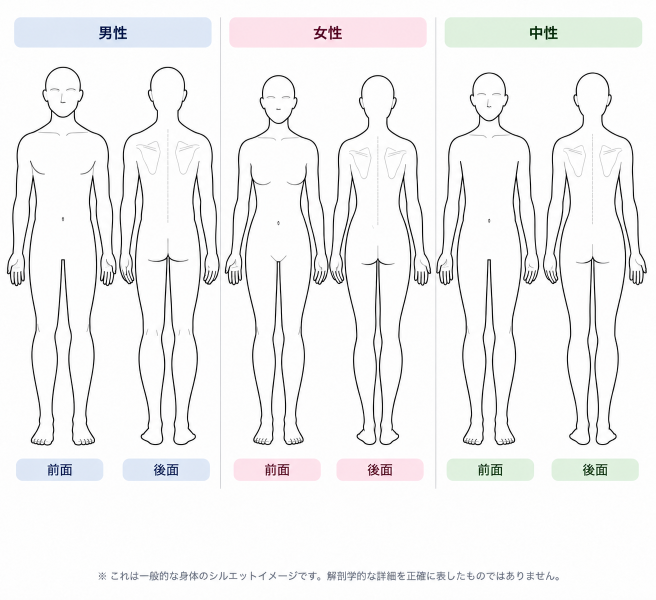
#> input picture prototype/assets/人体図_手補正.png, 1312 x 1199 px, found by its file name (shown at 1/2 size)
$ python '人体図を取り込む.py'
#> lines starting #> are read from the running program, lines starting #| are printed output that depends on the picture; after the words box and inside, x2 and y2 are one past the last pixel; in counts of white or black regions, pixels touching at a corner belong together
# -*- coding: utf-8 -*-
"""
中務さんの原画を基に手を補正したイラスト（prototype/assets/人体図_手補正.png）から、
prototype/style-sample.html に埋め込む人体図データ（FIGS）を作り直すスクリプト。

    python3 tools/人体図を取り込む.py > /tmp/figs.js

出力を style-sample.html の `var FIGS = {...};` と差し替える。
必要なもの： pip install pillow numpy

原画の前提
  - 3つのパネル（男性・女性・中性）が縦の罫線で区切られている
  - 各パネルに 前面・後面 の2体
  - 上下に色つきの見出し帯／脚注がある（y=100〜915 の範囲だけ使う）
原画を差し替えたときは PANEL_LINES と Y0/Y1 を測り直すこと。
"""
import sys, io, json, math, base64
from collections import deque
import numpy as np
from PIL import Image

SRC = 'prototype/assets/人体図_手補正.png'
Y0, Y1 = 100, 915          # 見出し帯とフッタを除いた範囲
PANEL_LINES = (440, 871)   # パネルを区切る縦罫線の x
LINE_TH = 240              # これより暗ければ「線」
NAMES = ['male_front', 'male_back', 'female_front', 'female_back',
         'neutral_front', 'neutral_back']
sys.setrecursionlimit(300000)

G = np.asarray(Image.open(SRC).convert('RGB')).astype(int).mean(axis=2)[Y0:Y1]
H, W = G.shape
#> H = 815; W = 1312

def dil(m, n=1):
#> called with n = 1
    out = m.copy()
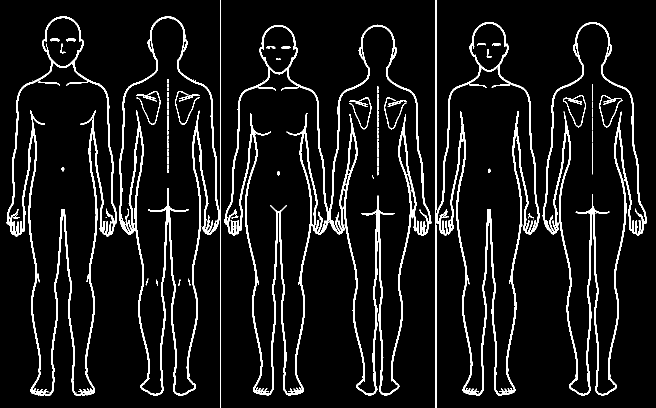
#> out: shape (815, 1312) bool (shown at 1/2 size); 7.6% white; 133 white regions (69 under 20 px), largest, box (x1, y1, x2, y2) and area: (449, 49, 863, 791) 24260, (238, 0, 442, 815) 13746, (871, 0, 1079, 815) 13704
    for _ in range(n):
        o = out.copy()
        o[1:, :] |= out[:-1, :]; o[:-1, :] |= out[1:, :]
        o[:, 1:] |= out[:, :-1]; o[:, :-1] |= out[:, 1:]
        out = o
    return out

# --- 線の内側を塗る（外周から塗りつぶして、残りが体の中）
D = dil(G < LINE_TH, 1)                      # 1px の隙間をふさぐ
ext = np.zeros((H, W), bool); q = deque()
for x in range(W):
    for y in (0, H - 1):
        if not D[y, x] and not ext[y, x]: ext[y, x] = True; q.append((y, x))
#> ext: shape (815, 1312) bool; 0.24% white in thin lines or dots
for y in range(H):
    for x in (0, W - 1):
        if not D[y, x] and not ext[y, x]: ext[y, x] = True; q.append((y, x))
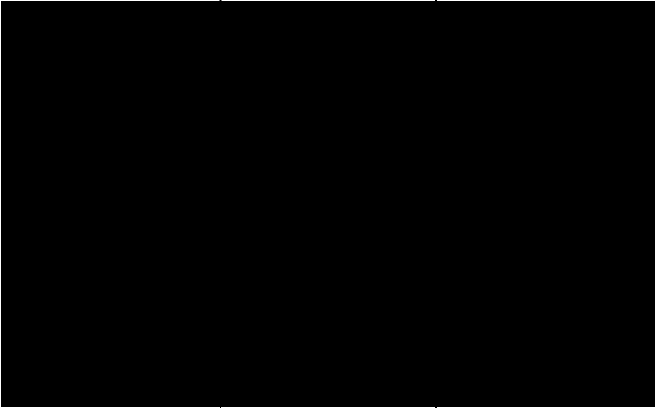
#> ext: shape (815, 1312) bool (shown at 1/2 size); 0.4% white in thin lines or dots
while q:
    y, x = q.popleft()
    for dy, dx in ((1,0),(-1,0),(0,1),(0,-1)):
        ny, nx = y+dy, x+dx
        if 0 <= ny < H and 0 <= nx < W and not D[ny, nx] and not ext[ny, nx]:
            ext[ny, nx] = True; q.append((ny, nx))
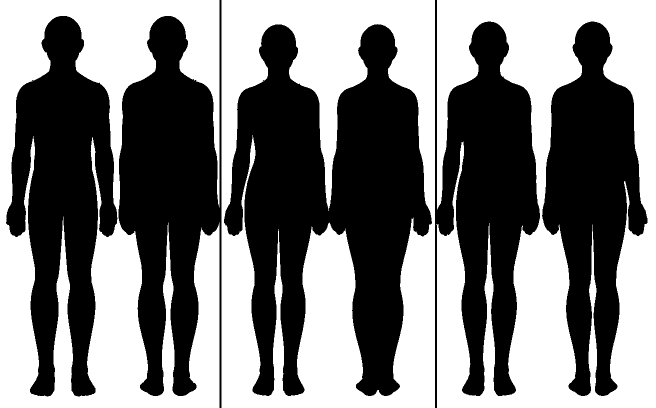
#> ext: shape (815, 1312) bool (shown at 1/2 size); 48.9% white; 3 white regions, box (x1, y1, x2, y2) and area: (873, 0, 1312, 815) 181539, (443, 0, 870, 815) 174271, (0, 0, 439, 815) 166562
INS = dil(~ext, 1)
#> after the loop in dil (call 2), `for _ in range(n):`: o: shape (815, 1312) bool; 52.9% white; 5 black regions (1 under 20 px), largest, box (x1, y1, x2, y2) and area: (875, 0, 1312, 815) 175351, (444, 0, 869, 815) 168215, (0, 0, 438, 815) 160209, (1249, 363, 1258, 418) 116

# --- 6体に切り分ける（隣り合う図は手が触れているので、いちばん細いところで切る）
cut = INS.copy()
# 補正原画は手が独立している。広い帯を削ると罫線付近の指まで欠ける。
for c in PANEL_LINES: cut[:, c-1:c+2] = False
cs = INS.sum(axis=0)
for x0, x1 in [(2, PANEL_LINES[0]-2), (PANEL_LINES[0]+4, PANEL_LINES[1]-2), (PANEL_LINES[1]+4, W-3)]:
    a, b = x0 + int((x1-x0)*0.38), x0 + int((x1-x0)*0.62)
    cut[:, a + int(np.argmin(cs[a:b+1])) - 1 : a + int(np.argmin(cs[a:b+1])) + 2] = False
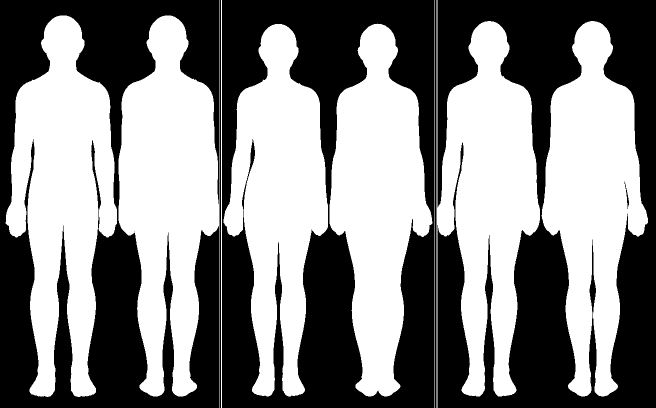
#> cut: shape (815, 1312) bool (shown at 1/2 size); 52.4% white; 7 black regions (1 under 20 px), largest, box (x1, y1, x2, y2) and area: (875, 0, 1312, 815) 175362, (444, 0, 869, 815) 168320, (0, 0, 438, 815) 160256, (439, 0, 442, 815) 2445, (870, 0, 873, 815) 2445, (1249, 363, 1258, 418) 116

lab = np.zeros((H, W), np.int32); cur = 0; comps = []
for y0 in range(H):
    for x0 in range(W):
        if cut[y0, x0] and lab[y0, x0] == 0:
            cur += 1; q = deque([(y0, x0)]); lab[y0, x0] = cur; n = 0
            bx0 = bx1 = x0; by0 = by1 = y0
            while q:
                y, x = q.popleft(); n += 1
                bx0 = min(bx0, x); bx1 = max(bx1, x); by0 = min(by0, y); by1 = max(by1, y)
                for dy, dx in ((1,0),(-1,0),(0,1),(0,-1)):
                    ny, nx = y+dy, x+dx
                    if 0 <= ny < H and 0 <= nx < W and cut[ny, nx] and lab[ny, nx] == 0:
                        lab[ny, nx] = cur; q.append((ny, nx))
            comps.append((n, cur, bx0, bx1, by0, by1))
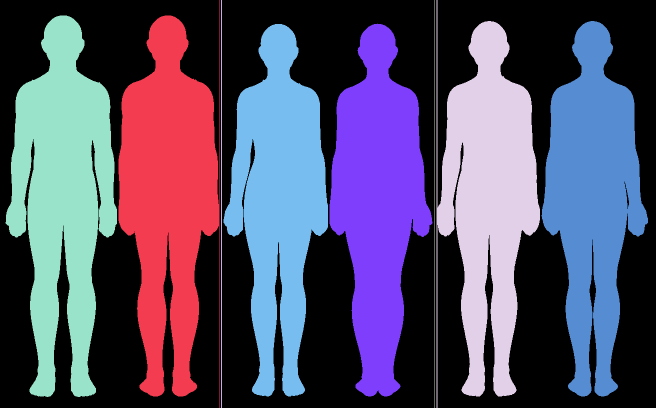
#> lab: shape (815, 1312) int32 (shown at 1/2 size); 9 distinct labels, from 0 to 8; one colour per label, 0 black
#> after the loop, cur = 8
comps = sorted([c for c in comps if c[0] > 20000], key=lambda c: c[2])
assert len(comps) == 6, '6体に分かれませんでした: %s' % [c[0] for c in comps]

# --- 共通の座標系（viewBox 0 0 240 448／頭のてっぺん〜足裏を 14〜431 に収める）
SC = 417.0 / max(c[5]-c[4]+1 for c in comps)
#> SC = 0.512
N8 = [(-1,0),(-1,1),(0,1),(1,1),(1,0),(1,-1),(0,-1),(-1,-1)]

def trace(m):
    ys, xs = np.nonzero(m); sy = int(ys.min()); sx = int(xs[ys == sy].min())
    C = [(sy, sx)]; cy, cx, bd = sy, sx, 6
    while True:
        for k in range(8):
            d = (bd+1+k) % 8; ny, nx = cy+N8[d][0], cx+N8[d][1]
            if 0 <= ny < m.shape[0] and 0 <= nx < m.shape[1] and m[ny, nx]:
                bd = (d+5) % 8; cy, cx = ny, nx; C.append((cy, cx)); break
        else: break
        if (cy, cx) == (sy, sx) and len(C) > 10: break
    return [(float(x), float(y)) for y, x in C]

def dp(p, eps):                              # Douglas-Peucker で点を間引く
    if len(p) < 3: return p
    x0, y0 = p[0]; x1, y1 = p[-1]; dx, dy = x1-x0, y1-y0; L = math.hypot(dx, dy)
    dmax = 0; idx = 0
    for i in range(1, len(p)-1):
        x, y = p[i]
        d = abs(dy*x - dx*y + x1*y0 - y1*x0)/L if L > 0 else math.hypot(x-x0, y-y0)
        if d > dmax: dmax = d; idx = i
    if dmax > eps: return dp(p[:idx+1], eps)[:-1] + dp(p[idx:], eps)
    return [p[0], p[-1]]

rows = []
for c, nm in zip(comps, NAMES):
    n, cid, x0, x1, y0, y1 = c
    m = (lab == cid); cxs = (x0+x1)/2.0
    fh = (y1-y0+1)*SC; top = 431 - fh
    TY = lambda y: top + (y-y0)*SC

    def runs(y):
        out = []; s = None
        for x in range(x0-6, x1+7):
            v = m[y, x]
            if v and s is None: s = x
            if not v and s is not None:
                if x-s > 2: out.append((s, x-1))
                s = None
        if s is not None: out.append((s, x1+6))
        return out

    # 体の正中線（絵の中心とは少しずれる）
    rr0 = runs(y0 + int((y1-y0)*0.35))
    cen0 = min(rr0, key=lambda r: abs((r[0]+r[1])/2 - cxs))
    axis = int(round((cen0[0]+cen0[1])/2))
    TX = lambda x: (x-axis)*SC

    # 足の内側の線が接している図は正中線が切れない。原画の股位置比で補う。
    crotch = next((y for y in range(y0+int((y1-y0)*0.40), y0+int((y1-y0)*0.80)) if not m[y, axis]), y0+int((y1-y0)*0.51))
    def cenrun(y):
        for r in runs(y):
            if r[0] <= axis <= r[1]: return r
        return None
    widths = {y: cenrun(y)[1]-cenrun(y)[0]+1 for y in range(y0+8, crotch) if cenrun(y)}
    up = [y for y in widths if y0+(crotch-y0)*0.28 < y < y0+(crotch-y0)*0.46]
    shY = max(up, key=lambda y: widths[y]); shHalf = widths[shY]/2.0

    def legrun(y):
        rr = [(max(r[0],axis+1),r[1]) for r in runs(y) if r[1]-max(r[0],axis+1)>8]
        return rr[0] if rr else None
    lw = {y: legrun(y) for y in range(crotch+5, y1-5) if legrun(y)}
    kneeY = min([y for y in lw if crotch+(y1-crotch)*0.22 < y < crotch+(y1-crotch)*0.55],
                key=lambda y: lw[y][1]-lw[y][0])
    calfY = max([y for y in lw if kneeY < y < crotch+(y1-crotch)*0.76],
                key=lambda y: lw[y][1]-lw[y][0])
    thighY = int(crotch + (kneeY-crotch)*0.42)
    leg = lambda y: [round(TX((lw[y][0]+lw[y][1])/2), 1), round(TY(y), 1),
                     round((lw[y][1]-lw[y][0]+1)*SC/2, 1)]

    armY = int(shY + (crotch-shY)*0.40)
    armOuter = round(TX(max(r[1] for r in runs(armY) if r[1] > axis)), 1)
    wY = int(shY + (crotch-shY)*0.52); wr = cenrun(wY)
    waistHalf = round((wr[1]-wr[0]+1)*SC/2, 1)

    # 輪郭（色のにじみを切り抜くための path）
    simp = dp(trace(m), 1.0)
    d = 'M' + ' L'.join('%.1f,%.1f' % (120 + (x-cxs)*SC, top + (y-y0)*SC) for x, y in simp) + ' Z'

    # 線画（白＝線 の濃淡画像。SVGのマスクとして重ねる）
    # m は既に線幅を含む。追加の膨張は隣の指や罫線を取り込む。
    reg = m; pad = 4
    bx0, bx1 = max(0, x0-pad), min(W-1, x1+pad)
    by0, by1 = max(0, y0-pad), min(H-1, y1+pad)
    al = np.clip(255 - G[by0:by1+1, bx0:bx1+1], 0, 255)
    al[~reg[by0:by1+1, bx0:bx1+1]] = 0
    al[al < 16] = 0                                   # 背景のごくうすい濃淡を捨てる
    al = (np.round(al/255*15)/15*255).astype(np.uint8)  # 16階調にして軽くする
    buf = io.BytesIO(); Image.fromarray(al, 'L').save(buf, 'PNG', optimize=True)
    img = base64.b64encode(buf.getvalue()).decode()

    rows.append(
      "  %s:{d:'%s',\n    axisOff:%s,x:%s,y:%s,w:%s,h:%s,shY:%s,shHalf:%s,crotchY:%s,footY:%s,"
      "armY:%s,armOuter:%s,waistHalf:%s,\n    thigh:%s,knee:%s,calf:%s,\n    img:'%s'}" % (
        nm, d, round((axis-cxs)*SC, 1),
        round(120+(bx0-cxs)*SC, 1), round(top+(by0-y0)*SC, 1),
        round((bx1-bx0+1)*SC, 1), round((by1-by0+1)*SC, 1),
        round(TY(shY), 1), round(shHalf*SC, 1), round(TY(crotch), 1), round(TY(y1), 1),
        round(TY(armY), 1), armOuter, waistHalf,
        json.dumps(leg(thighY)), json.dumps(leg(kneeY)), json.dumps(leg(calfY)), img))
    sys.stderr.write('%-14s 輪郭%3d点  線画%6dB\n' % (nm, len(simp), len(img)))
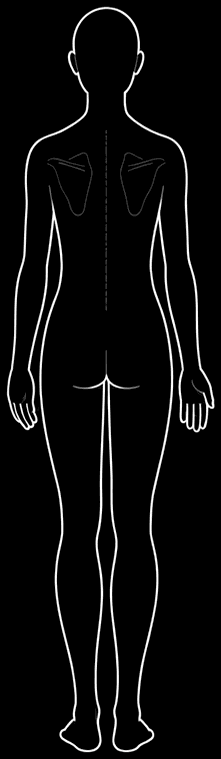
#> al: shape (759, 221); min 0, max 255, mean 11.8
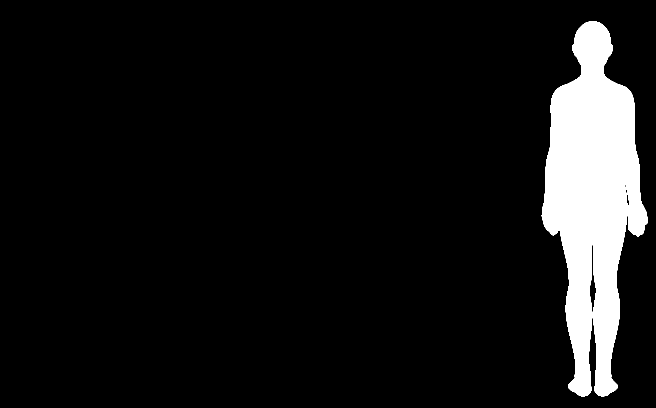
#> m: shape (815, 1312) bool (shown at 1/2 size); 8.5% white; 1 white region, box (x1, y1, x2, y2) and area: (1083, 42, 1296, 793) 90380

print('var FIGS = {\n' + ',\n'.join(rows) + '\n};')
#> (printed output is left out)
